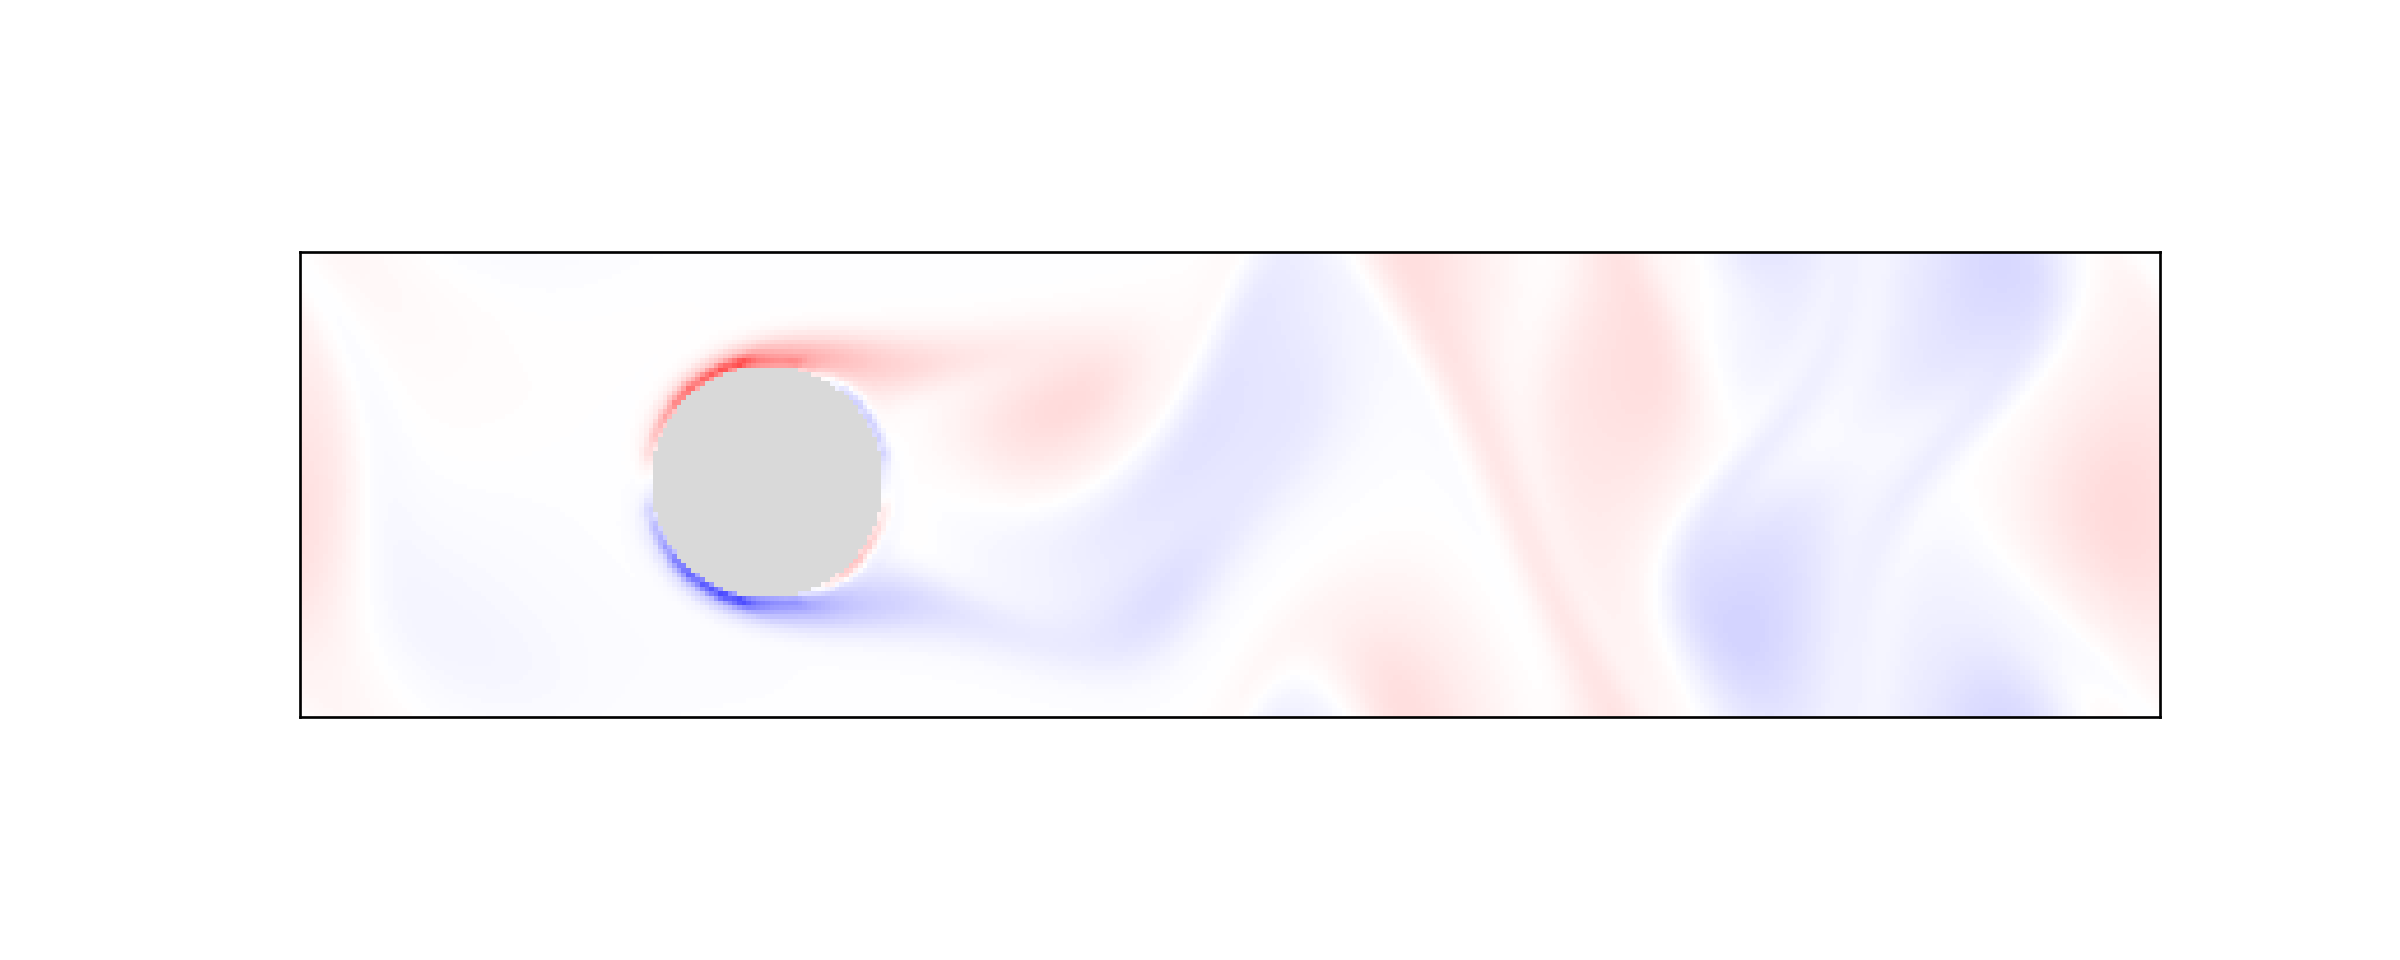

Write the Python code that produced this figure.
import matplotlib.pyplot as plt
import numpy as np

"""
Create Your Own Lattice Boltzmann Simulation (With Python)
Philip Mocz (2020) Princeton Univeristy, @PMocz

Simulate flow past cylinder
for an isothermal fluid

"""


def main():
    """ Lattice Boltzmann Simulation """

    # Simulation parameters
    Nx = 400  # resolution x-dir
    Ny = 100  # resolution y-dir
    rho0 = 100  # average density
    tau = 0.6  # collision timescale
    Nt = 4000  # number of timesteps
    plotRealTime = True  # switch on for plotting as the simulation goes along

    # Lattice speeds / weights
    NL = 9
    idxs = np.arange(NL)
    cxs = np.array([0, 0, 1, 1, 1, 0, -1, -1, -1])
    cys = np.array([0, 1, 1, 0, -1, -1, -1, 0, 1])
    weights = np.array([4 / 9, 1 / 9, 1 / 36, 1 / 9, 1 / 36, 1 / 9, 1 / 36, 1 / 9, 1 / 36])  # sums to 1

    # Initial Conditions
    F = np.ones((Ny, Nx, NL))  # * rho0 / NL
    np.random.seed(42)
    F += 0.01 * np.random.randn(Ny, Nx, NL)
    X, Y = np.meshgrid(range(Nx), range(Ny))
    F[:, :, 3] += 2 * (1 + 0.2 * np.cos(2 * np.pi * X / Nx * 4))
    rho = np.sum(F, 2)
    for i in idxs:
        F[:, :, i] *= rho0 / rho

    # Cylinder boundary
    X, Y = np.meshgrid(range(Nx), range(Ny))
    cylinder = (X - Nx/4) ** 2 + (Y - Ny/2) ** 2 < (Ny / 4) ** 2
    # LHS = cylinder positioning. value p_minimum = 1. Values below 1 break the code
    #   X-Nx/p as p decreases, cylinder shifts to the right where max p = 1. is half off the viewing window.
    #   Y-Ny/p as p decreases, cylinder shifts down

    # RHS = cylinder size.
    #   Ex: Ny/x as x increases, the cylinder diameter decreases and vice versa.
    #   x-values below 2 make the cylinder so large, flow cannot pass around.

    # Prep figure
    fig = plt.figure(figsize=(10, 4), dpi=100)

    # Simulation Main Loop
    for it in range(Nt):
        print(it)

        # Drift
        for i, cx, cy in zip(idxs, cxs, cys):
            F[:, :, i] = np.roll(F[:, :, i], cx, axis=1)
            F[:, :, i] = np.roll(F[:, :, i], cy, axis=0)

        # Set reflective boundaries
        bndryF = F[cylinder, :]
        bndryF = bndryF[:, [0, 5, 6, 7, 8, 1, 2, 3, 4]]

        # Calculate fluid variables
        rho = np.sum(F, 2)
        ux = np.sum(F * cxs, 2) / rho
        uy = np.sum(F * cys, 2) / rho

        # Apply Collision
        Feq = np.zeros(F.shape)
        for i, cx, cy, w in zip(idxs, cxs, cys, weights):
            Feq[:, :, i] = rho * w * (
                        1 + 3 * (cx * ux + cy * uy) + 9 * (cx * ux + cy * uy) ** 2 / 2 - 3 * (ux ** 2 + uy ** 2) / 2)

        F += -(1.0 / tau) * (F - Feq)

        # Apply boundary
        F[cylinder, :] = bndryF

        # plot in real time - color 1/2 particles blue, other half red
        if (plotRealTime and (it % 10) == 0) or (it == Nt - 1):
            plt.cla()
            ux[cylinder] = 0
            uy[cylinder] = 0

            vorticity = (np.roll(ux, -1, axis=0) - np.roll(ux, 1, axis=0)) - (
                        np.roll(uy, -1, axis=1) - np.roll(uy, 1, axis=1))
            vorticity[cylinder] = np.nan
            vorticity = np.ma.array(vorticity, mask=cylinder)
            plt.imshow(vorticity, cmap='bwr')
            plt.imshow(~cylinder, cmap='gray', alpha=0.3)
            plt.clim(-.1, .1)
            ax = plt.gca()
            ax.invert_yaxis()
            ax.get_xaxis().set_visible(False)
            ax.get_yaxis().set_visible(False)
            ax.set_aspect('equal')
            plt.pause(0.001)

    # Save figure
    plt.savefig('latticeboltzmann.png', dpi=240)
    plt.show()

    return 0


if __name__ == "__main__":
    main()
